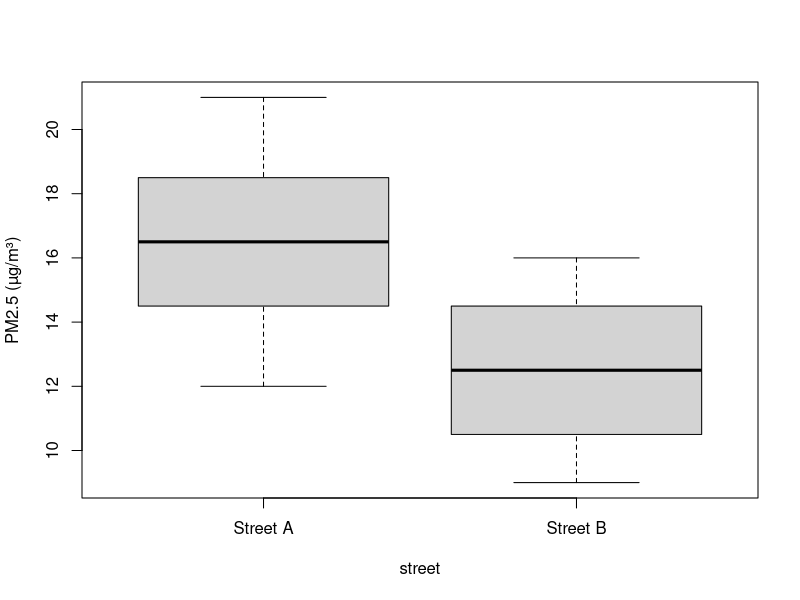

Write R code to recreate this figure.
## ---- chunk 1
readings <- c(12, 15, 18)
mean(readings)
## ---- chunk 2
air <- read.csv("data/london-air-quality-practice.csv")
head(air, 3)
str(air)
table(air$street)
## ---- chunk 3
street_a <- air$pm25[air$street == "Street A"]
summary(street_a)
sd(street_a, na.rm = TRUE)
## ---- chunk 4
#| fig-alt: "Boxplots comparing simulated PM2.5 readings on Streets A and B."
boxplot(pm25 ~ street, data = air, ylab = "PM2.5 (µg/m³)")
